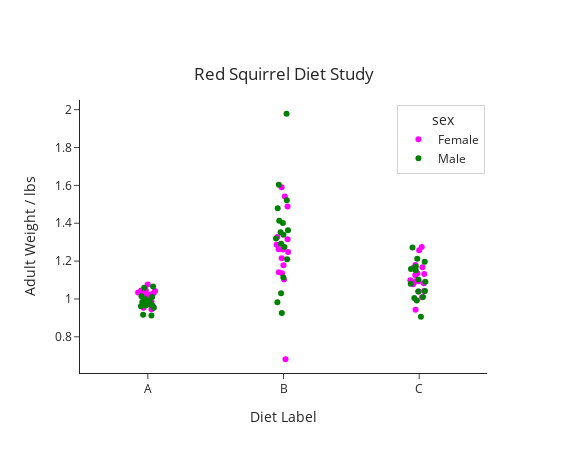

Source (notebook cell):
### Code cell
fig = px.strip(df_squirrels,
               x='diet',
               y='weight',
               color='sex',
               color_discrete_map=colors,
               title=title,
               labels=labels,
               category_orders=cat_order,
               stripmode='overlay',
               width=width_px,
               height=height_px,
               template='simple_white'
               )

# Center title
fig.update_layout(title=dict(x=0.5, y=0.85))

# Change the legend properties
fig.update_layout(legend_title_text='        sex', # The extra spaces position the title closer to the center
                  legend={'x':0.78,
                          'y':0.98,
                          'bordercolor': 'lightgrey',
                          'borderwidth': 1
                          }
                 )

# Fix the legend labels by changing the name of each trace
for trace in fig.data:
    trace.name = legend_labels[int(trace.name)]

# Change the x_ticks to ABC
fig.update_xaxes(tickvals=list(x_tick_labels.keys()),
                 ticktext=list(x_tick_labels.values()))

fig.show()

### Figure 1 — Plotly figure (JSON) as saved in the notebook; plotly's stock layout.template omitted (floating-point values rounded to 4 significant figures)
{"data": [{"alignmentgroup": "True", "boxpoints": "all", "fillcolor": "rgba(255,255,255,0)", "hoveron": "points", "hovertemplate": "sex=0<br>Diet Label=%{x}<br>Adult Weight / lbs=%{y}<extra></extra>", "legendgroup": "0", "line": {"color": "rgba(255,255,255,0)"}, "marker": {"color": "magenta"}, "name": "Female", "offsetgroup": "0", "orientation": "v", "pointpos": 0, "showlegend": true, "type": "box", "x": [3, 2, 3, 1, 1, 3, 2, 3, 1, 2, 3, 1, 1, 3, 2, 1, 3, 1, 1, 2, 1, 3, 3, 3, 3, 3, 2, 2, 1, 1, 2, 1, 2, 3, 2, 1, 3, 1, 2, 3, 3, 1, 2, 1, 2, 1, 1, 1, 2, 1, 3, 2], "x0": " ", "xaxis": "x", "y": [1.042, 1.141, 1.132, 1.034, 1.045, 1.168, 1.248, 1.093, 1.032, 1.262, 1.009, 1.03, 0.985, 1.083, 1.178, 0.959, 1.257, 1.001, 1.043, 0.681, 1.041, 1.127, 1.274, 0.943, 1.18, 1.165, 1.59, 1.261, 0.946, 1.042, 1.489, 1.077, 1.541, 1.039, 1.287, 0.963, 1.094, 0.953, 1.315, 1.078, 1.136, 0.971, 1.103, 1.014, 1.215, 1.024, 1.01, 1.049, 1.136, 0.995, 1.099, 1.327], "y0": " ", "yaxis": "y"}, {"alignmentgroup": "True", "boxpoints": "all", "fillcolor": "rgba(255,255,255,0)", "hoveron": "points", "hovertemplate": "sex=1<br>Diet Label=%{x}<br>Adult Weight / lbs=%{y}<extra></extra>", "legendgroup": "1", "line": {"color": "rgba(255,255,255,0)"}, "marker": {"color": "green"}, "name": "Male", "offsetgroup": "1", "orientation": "v", "pointpos": 0, "showlegend": true, "type": "box", "x": [3, 2, 1, 2, 3, 2, 3, 1, 3, 2, 3, 2, 3, 2, 1, 3, 1, 3, 2, 3, 1, 2, 1, 2, 2, 2, 3, 2, 3, 2, 3, 3, 1, 1, 2, 1, 2, 2, 1, 1, 1, 3, 1, 1, 3, 1, 2, 1], "x0": " ", "xaxis": "x", "y": [1.196, 1.401, 1.015, 1.113, 1.213, 1.413, 1.042, 0.971, 1.171, 1.21, 1.158, 1.275, 0.992, 1.479, 0.967, 1.152, 0.912, 1.039, 1.604, 1.103, 0.984, 0.983, 0.961, 1.339, 1.292, 1.32, 1.005, 0.926, 0.906, 1.353, 1.091, 1.01, 0.965, 0.974, 1.363, 0.977, 1.522, 1.03, 0.953, 1.066, 1.059, 1.272, 1.011, 0.916, 1.081, 0.999, 1.979, 0.99], "y0": " ", "yaxis": "y"}], "layout": {"boxmode": "overlay", "height": 453, "legend": {"bordercolor": "lightgrey", "borderwidth": 1, "title": {"text": "        sex"}, "tracegroupgap": 0, "x": 0.78, "y": 0.98}, "title": {"text": "Red Squirrel Diet Study", "x": 0.5, "y": 0.85}, "width": 567, "xaxis": {"anchor": "y", "categoryarray": [1, 2, 3], "categoryorder": "array", "domain": [0, 1], "ticktext": ["A", "B", "C"], "tickvals": [1, 2, 3], "title": {"text": "Diet Label"}}, "yaxis": {"anchor": "x", "domain": [0, 1], "title": {"text": "Adult Weight / lbs"}}}}
